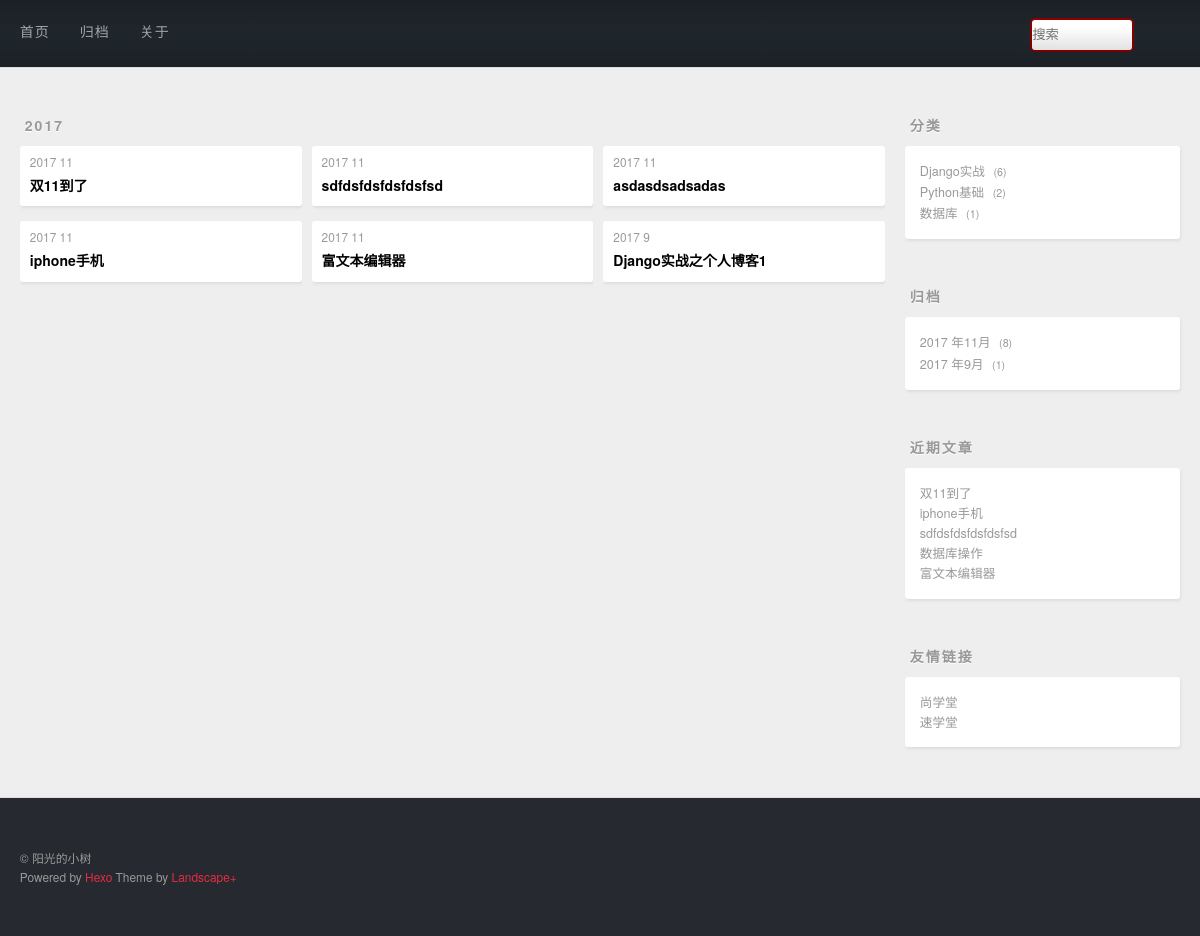
Page /category/1 on the committed database.
### post/models.py (models this page shows, shortened)
class Post(models.Model):
    title = models.CharField(max_length=20)
    desc = RichTextUploadingField()
    content = models.TextField()
    created = models.DateField(auto_now_add=True)
    modified = models.DateTimeField(auto_now=True)
    category = models.ForeignKey(Category)
    tags = models.ManyToManyField(Tag)

class Category(models.Model):
    name = models.CharField(max_length=20,unique=True)

### post/views.py (the view)
# urls.py: url(r'^category/(\d+)$',views.category_details_view),
def category_details_view(request,category_id=None):
    posts = Post.objects.filter(category=category_id).order_by('-created')
    return render(request,'archive.html',{'posts':posts})

### post/contextprocessor.py (called while the page is built)
def slider_context_processor(request):
    context ={}
    context['category']=Post.objects.values('category','category__name').annotate(count = Count('*'))
    archive = Post.objects.values('created').order_by('-created')
    context['archive']=archive
    context['recent']=Post.objects.order_by('-created').all()[:5]
    return context

### post/templates/archive.html (shortened to what this page needs)
{% extends 'base.html' %}
{% block main %}
    <div class="archives-wrap">
    {% regroup posts by created.year as year_group %}
    {% for year in year_group %}
        <div class="archive-year-wrap">
          <span class="archive-year">{{ year.grouper }}</span>
        </div>
        <div class="archives">
        {% for post in year.list %}
             <article class="archive-article archive-type-post">
  <div class="archive-article-inner">
    <header class="archive-article-header">
      <a href="#" class="archive-article-date">
  <time>{{post.created.year }} {{ post.created.month }}</time>
</a>
    <h1 itemprop="name">
      <a class="archive-article-title" target="_blank" href="/post/details/{{ post.id }}">{{ post.title }}</a>
    </h1>
    </header>
  </div>
</article>
        {% endfor %}
        </div>
    {% endfor %}
    </div>
{% endblock main %}

### templates/base.html (shortened to what this page needs)
{% load staticfiles %}
<!DOCTYPE html>
<html lang="en">
<head>
    <link rel="stylesheet" href="{% static 'css/style.css' %}" type="text/css">
</head>
<body>
<div id="container">
    <div id="wrap">
        {% include 'head.html' %}
        <div class="outer">
            <div id="main">
                {% block main %}
                {% endblock main %}
            </div>
            {% include 'slider.html' %}
        </div>
        {% include 'footer.html' %}
    </div>
</div>
</body>
</html>

### templates/head.html (shortened to what this page needs)
<header id="header">
  <div id="banner"></div>
  <div id="header-outer" class="outer">
    <div id="header-inner" class="inner">
      <nav id="main-nav">
          <a class="main-nav-link" href="http://127.0.0.1:8000/">首页</a>
          <a class="main-nav-link" href="http://127.0.0.1:8000/#">归档</a>
          <a class="main-nav-link" href="/aboutme" target="_blank">关于</a>
      </nav>
        <div class="d1">
	  <form method="get" action="/search/">
	  <input type="text" name="q" placeholder="搜索">
	  </form>
	</div>
    </div>
  </div>
</header>

### templates/slider.html
<aside id="sidebar">
  <div class="widget-wrap">
    <h3 class="widget-title">分类</h3>
    <div class="widget">
      <ul class="category-list">
          {% for cate in category %}
              <li class="category-list-item">
              <a class="category-list-link" href="/category/{{ cate.category }}">{{ cate.category__name }}</a>
              <span class="category-list-count">{{ cate.count }}</span>
          </li>
          {% endfor cate %}
      </ul>
      </div>
  </div>
  <div class="widget-wrap">
    <h3 class="widget-title">归档</h3>
    <div class="widget">
      <ul class="archive-list">
           {% regroup archive by created.year as year_group  %}
          {% for year in year_group %}
              {%  regroup year.list by created.month  as month_group %}
                  {% for month in month_group %}
          <li class="archive-list-item">
                      <a class="archive-list-link" href="/archive/{{ year.grouper }}/{{month.grouper}}">{{ year.grouper  }} 年{{ month.grouper }}月</a>
              <span class="archive-list-count">{{ month.list|length }}</span>
          </li>{% endfor  %}
       {% endfor %}
      </ul>
    </div>
  </div>
  <div class="widget-wrap">
    <h3 class="widget-title">近期文章</h3>
    <div class="widget">
      <ul>
         {% for p in recent %}
              <li>
            <a href="/post/details/{{ p.id }}" target="_blank">{{ p.title }}</a>
          </li>
          {% endfor %}
      </ul>
    </div>
  </div>
  <div class="widget-wrap">
    <h3 class="widget-title">友情链接</h3>
    <div class="widget">
      <ul>
          <li>
            <a href="http://www.bjsxt.com/" target="_blank">尚学堂</a>
          </li>
          <li>
            <a href="http://www.sxt.cn/" target="_blank">速学堂</a>
          </li>
      </ul>
    </div>
  </div>
</aside>

### templates/footer.html
<footer id="footer">
  <div class="outer">
    <div id="footer-info" class="inner">
      © 阳光的小树<br>
      Powered by <a href="http://zespia.tw/hexo/" target="_blank">Hexo</a>
      Theme by <a href="https://github.com/xiangming/landscape-plus" target="_blank">Landscape+</a>
    </div>
  </div>
</footer>

### templates/head.html (style rules this page uses)
form { position: relative; width: 150px; margin: 0 auto; }
.d1 { float: right; line-height: 67px; }
.d1 input { width: 100px; height: 30px; border: 2px solid darkred; border-radius: 5px; outline: none; background: white; color: #1e242a; }

### rows in the picture
Post: created.year "2017", created.month "11", title "双11到了"
Post: created.year "2017", created.month "11", title "iphone手机"
Post: created.year "2017", created.month "11", title "sdfdsfdsfdsfdsfsd"
Post: created.year "2017", created.month "11", title "富文本编辑器"
Post: created.year "2017", created.month "11", title "asdasdsadsadas"
Post: created.year "2017", created.month "9", title "Django实战之个人博客1"
Category: category__name "Django实战", count "6"
Category: category__name "Python基础", count "2"
Category: category__name "数据库", count "1"
Post: title "数据库操作"

### other values in the picture
{{ year.grouper }} "2017"
{{ year.grouper }} "2017" "2017"
{{ month.grouper }} "11" "9"
{{ month.list|length }} "8" "1"
